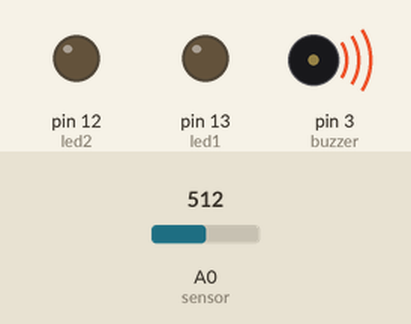
A sketch run on a simulated Arduino Uno, built with avr-gcc and run on an emulated ATmega328P. Shown: output pins drawn as LEDs (lit = HIGH), buzzer (waves = sounding). The test bench sets the inputs (shaded band); at power-on: A0 (sensor) = 512. What the sketch prints to the serial monitor is not drawn.

Above: at 0.18 s.
At 13.2 s:
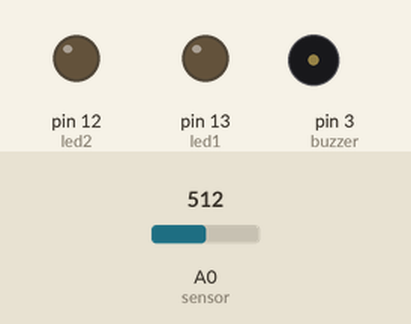
Timing chart, 0 to 25.0 s (numbered marks = the images above):
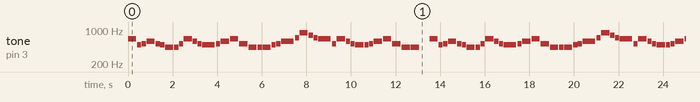

Measured:
- by itself, tone on pin 3 (buzzer): plays 659 Hz for 0.37 s, 494 Hz for 0.19 s, 523 Hz for 0.19 s, 587 Hz for 0.37 s, 523 Hz for 0.19 s, 494 Hz for 0.19 s … (326 notes in this stretch)

The sketch:

with_tetris.ino
```cpp
#define NOTE_B0  31
#define NOTE_C1  33
#define NOTE_CS1 35
#define NOTE_D1  37
#define NOTE_DS1 39
#define NOTE_E1  41
#define NOTE_F1  44
#define NOTE_FS1 46
#define NOTE_G1  49
#define NOTE_GS1 52
#define NOTE_A1  55
#define NOTE_AS1 58
#define NOTE_B1  62
#define NOTE_C2  65
#define NOTE_CS2 69
#define NOTE_D2  73
#define NOTE_DS2 78
#define NOTE_E2  82
#define NOTE_F2  87
#define NOTE_FS2 93
#define NOTE_G2  98
#define NOTE_GS2 104
#define NOTE_A2  110
#define NOTE_AS2 117
#define NOTE_B2  123
#define NOTE_C3  131
#define NOTE_CS3 139
#define NOTE_D3  147
#define NOTE_DS3 156
#define NOTE_E3  165
#define NOTE_F3  175
#define NOTE_FS3 185
#define NOTE_G3  196
#define NOTE_GS3 208
#define NOTE_A3  220
#define NOTE_AS3 233
#define NOTE_B3  247
#define NOTE_C4  262
#define NOTE_CS4 277
#define NOTE_D4  294
#define NOTE_DS4 311
#define NOTE_E4  330
#define NOTE_F4  349
#define NOTE_FS4 370
#define NOTE_G4  392
#define NOTE_GS4 415
#define NOTE_A4  440
#define NOTE_AS4 466
#define NOTE_B4  494
#define NOTE_C5  523
#define NOTE_CS5 554
#define NOTE_D5  587
#define NOTE_DS5 622
#define NOTE_E5  659
#define NOTE_F5  698
#define NOTE_FS5 740
#define NOTE_G5  784
#define NOTE_GS5 831
#define NOTE_A5  880
#define NOTE_AS5 932
#define NOTE_B5  988
#define NOTE_C6  1047
#define NOTE_CS6 1109
#define NOTE_D6  1175
#define NOTE_DS6 1245
#define NOTE_E6  1319
#define NOTE_F6  1397
#define NOTE_FS6 1480
#define NOTE_G6  1568
#define NOTE_GS6 1661
#define NOTE_A6  1760
#define NOTE_AS6 1865
#define NOTE_B6  1976
#define NOTE_C7  2093
#define NOTE_CS7 2217
#define NOTE_D7  2349
#define NOTE_DS7 2489
#define NOTE_E7  2637
#define NOTE_F7  2794
#define NOTE_FS7 2960
#define NOTE_G7  3136
#define NOTE_GS7 3322
#define NOTE_A7  3520
#define NOTE_AS7 3729
#define NOTE_B7  3951
#define NOTE_C8  4186
#define NOTE_CS8 4435
#define NOTE_D8  4699
#define NOTE_DS8 4978
#define REST 0
// tetris musc CREDITS: https://github.com/robsoncouto/arduino-songs/blob/master/tetris/tetris.ino

int tempo=144;
int melody[] = {

//Based on the arrangement at https://www.flutetunes.com/tunes.php?id=192
  NOTE_E5, 4,  NOTE_B4,8,  NOTE_C5,8,  NOTE_D5,4,  NOTE_C5,8,  NOTE_B4,8,
  NOTE_A4, 4,  NOTE_A4,8,  NOTE_C5,8,  NOTE_E5,4,  NOTE_D5,8,  NOTE_C5,8,
  NOTE_B4, -4,  NOTE_C5,8,  NOTE_D5,4,  NOTE_E5,4,
  NOTE_C5, 4,  NOTE_A4,4,  NOTE_A4,8,  NOTE_A4,4,  NOTE_B4,8,  NOTE_C5,8,
  NOTE_D5, -4,  NOTE_F5,8,  NOTE_A5,4,  NOTE_G5,8,  NOTE_F5,8,
  NOTE_E5, -4,  NOTE_C5,8,  NOTE_E5,4,  NOTE_D5,8,  NOTE_C5,8,
  NOTE_B4, 4,  NOTE_B4,8,  NOTE_C5,8,  NOTE_D5,4,  NOTE_E5,4,
  NOTE_C5, 4,  NOTE_A4,4,  NOTE_A4,4, REST, 4,
  NOTE_E5, 4,  NOTE_B4,8,  NOTE_C5,8,  NOTE_D5,4,  NOTE_C5,8,  NOTE_B4,8,
  NOTE_A4, 4,  NOTE_A4,8,  NOTE_C5,8,  NOTE_E5,4,  NOTE_D5,8,  NOTE_C5,8,
  NOTE_B4, -4,  NOTE_C5,8,  NOTE_D5,4,  NOTE_E5,4,
  NOTE_C5, 4,  NOTE_A4,4,  NOTE_A4,8,  NOTE_A4,4,  NOTE_B4,8,  NOTE_C5,8,
  NOTE_D5, -4,  NOTE_F5,8,  NOTE_A5,4,  NOTE_G5,8,  NOTE_F5,8,
  NOTE_E5, -4,  NOTE_C5,8,  NOTE_E5,4,  NOTE_D5,8,  NOTE_C5,8,
  NOTE_B4, 4,  NOTE_B4,8,  NOTE_C5,8,  NOTE_D5,4,  NOTE_E5,4,
  NOTE_C5, 4,  NOTE_A4,4,  NOTE_A4,4, REST, 4,
  NOTE_E5,2,  NOTE_C5,2,
  NOTE_D5,2,   NOTE_B4,2,
  NOTE_C5,2,   NOTE_A4,2,
  NOTE_GS4,2,  NOTE_B4,4,  REST,8,
  NOTE_E5,2,   NOTE_C5,2,
  NOTE_D5,2,   NOTE_B4,2,
  NOTE_C5,4,   NOTE_E5,4,  NOTE_A5,2,
  NOTE_GS5,2,
};
int notes=sizeof(melody)/sizeof(melody[0])/2; // this calculates the duration of a whole note in ms (60s/tempo)*4 beats
int wholenote = (60000 * 4) / tempo;
int divider = 0, noteDuration = 0;

int led1 = 13;
int led2 = 12;
int led3 = 11;
int sensor = A0;
int sensorOutput;

const int buzzer  = 3;

void setup() {
  Serial.begin(9600);
  pinMode(led1, OUTPUT);
  pinMode(led2, OUTPUT);
  pinMode(led2, OUTPUT);
  Serial.begin(9600);

}

void loop() {
  tetris();
sensorOutput= analogRead(sensor);
  int mappedOutput = map(sensorOutput, 0, 1023, 0, 255);

  Serial.println(mappedOutput);
  if(Serial.available() > 0){
    char state = Serial.read();
    if(state == '1'){
      digitalWrite(led1, HIGH);
      digitalWrite(led2, HIGH);
      digitalWrite(led3, HIGH);
    }
    if(state == '0'){
      digitalWrite(led1, LOW);
      digitalWrite(led2, LOW);
      digitalWrite(led3, LOW);

    }
  }
}


//tetris

void tetris(){
  for (int thisNote = 0; thisNote < notes * 2; thisNote = thisNote + 2) {
// calculates the duration of each note
    divider = melody[thisNote + 1];
if (divider > 0) {
// regular note, just proceed
      noteDuration = (wholenote) / divider;
    } else if (divider < 0) {
// dotted notes are represented with negative durations!!
      noteDuration = (wholenote) / abs(divider);
      noteDuration *= 1.5; // increases the duration in half for dotted notes
    }
// we only play the note for 90% of the duration, leaving 10% as a pause
tone(buzzer, melody[thisNote], noteDuration*0.9);
// Wait for the specief duration before playing the next note.
delay(noteDuration);
// stop the waveform generation before the next note.
noTone(buzzer);
  }
}
```
